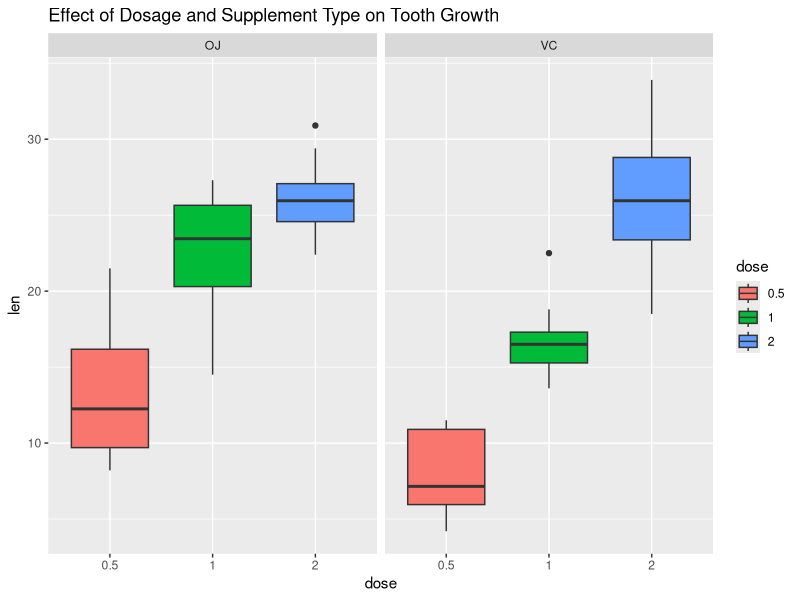

Write R code to recreate this figure.
## ---- chunk 1
data(ToothGrowth)
head(ToothGrowth)
## ---- chunk 2
summary(ToothGrowth)
## ---- chunk 3
library(ggplot2)
ToothGrowth <- transform(ToothGrowth,dose = factor(dose))
plot1 <- ggplot(ToothGrowth,aes(x=dose,y=len,fill=dose))
plot1 + geom_boxplot() + 
        facet_grid(.~supp) +
        ggtitle("Effect of Dosage and Supplement Type on Tooth Growth")
## ---- chunk 4
data.OJ <- subset(ToothGrowth, supp == "OJ")
data.VC = subset(ToothGrowth, supp == "VC")
t.test(data.OJ$len,data.VC$len,paired = FALSE, var.equal = TRUE)
## ---- chunk 5
data.OJ.highdose <- subset(data.OJ, dose == 2)
data.VC.highdose = subset(data.VC, dose == 2)
t.test(data.OJ.highdose$len,data.VC.highdose$len,paired = FALSE, var.equal = TRUE)
